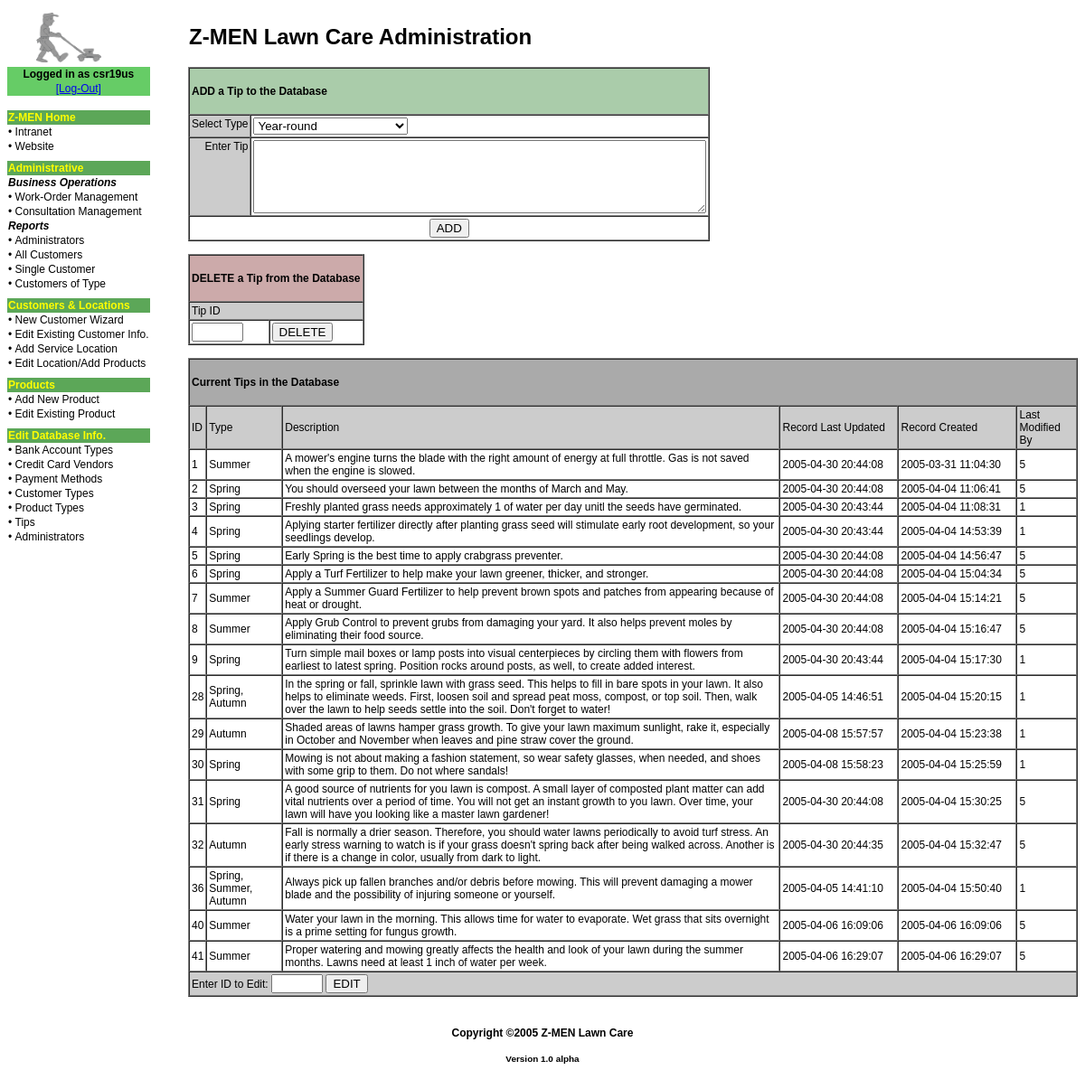
/site/adminroot/tip.php (signed in), run on the app's committed database.
### tables this page shows
CREATE TABLE `tip` (
  `tip_id` mediumint(8) UNSIGNED NOT NULL AUTO_INCREMENT,
  `ptype_id` tinyint(3) UNSIGNED DEFAULT NULL,
  `tip_text` text,
  `tip_lastupd` timestamp NOT NULL DEFAULT CURRENT_TIMESTAMP ON UPDATE CURRENT_TIMESTAMP,
  `tip_created` datetime DEFAULT NULL,
  `tip_last_mod_by` varchar(16) DEFAULT NULL,
  PRIMARY KEY (`tip_id`),
  KEY `tip_ptype_id` TYPE BTREE (`ptype_id`),
  CONSTRAINT `ptype` FOREIGN KEY (`ptype_id`) REFERENCES `prod_type` (`ptype_id`) ON DELETE
  SET
    NULL ON UPDATE CASCADE
);

CREATE TABLE `prod_type` (
  `ptype_id` tinyint(3) UNSIGNED NOT NULL AUTO_INCREMENT,
  `ptype_type` varchar(32) DEFAULT NULL,
  `ptype_desc` varchar(128) DEFAULT NULL,
  `ptype_lastupd` timestamp NOT NULL DEFAULT CURRENT_TIMESTAMP ON UPDATE CURRENT_TIMESTAMP,
  `ptype_created` datetime DEFAULT NULL,
  PRIMARY KEY (`ptype_id`)
);

### site/adminroot/php/fns_database.php (called while the page is built, shortened)
<?php
function dbconnect_newmethod() {
	$db = mysqli_connect('localhost','zmen_webuser','password','zmendev');
	return $db;
}
?>

### site/adminroot/php/tip_view.php (the view, shortened to what this page needs)
<?php
require_once 'fns_database.php';
$result = dbconnect_newmethod()->query('SELECT *
  FROM tip
  LEFT JOIN prod_type ON tip.ptype_id = prod_type.ptype_id
  WHERE prod_type.ptype_id IS NULL
    OR prod_type.ptype_id = tip.ptype_id
	ORDER BY tip.tip_id ASC');
$num_results = $result->num_rows;
echo '
	<table border="1" cellpadding="2" cellspacing="0">
		<tr bgcolor="#aaaaaa">
			<td colspan="6"><h4>Current Tips in the Database</h4></td>
		</tr>
		<tr bgcolor="#cccccc">
			<td>ID</td>
			<td align="left">Type</td>
			<td>Description</td>
			<td width="125">Record Last Updated</td>
			<td width="125">Record Created</td>
			<td>Last Modified By</td>
		</tr>';
for ($i=0; $i<$num_results; $i++) {
	$row = $result->fetch_assoc();
	echo '<tr>';
	echo '<td>'.$row['tip_id'].'</td>';
	echo '<td align="left">'.$row['ptype_type'].'</td>';
	echo '<td>'.$row['tip_text'].'</td>';
	echo '<td width="125">'.$row['tip_lastupd'].'</td>';
	echo '<td width="125">'.$row['tip_created'].'</td>';
	echo '<td>'.$row['tip_last_mod_by'].'</td>';
	echo '</tr>';
}
echo '
	<tr bgcolor="#cccccc">
		<form action="php/tip_edit_form.php" method="post">
		<td colspan="6" align="left">
			Enter ID to Edit:
			<input type="text" name="tip_id_toedit" maxlength="3" size="4" />
			<input type="submit" value="EDIT" />
		</td>
		</form>
	</tr>';
echo '</table>';
?>

### site/adminroot/css/admin.css (style rules this page uses)
body { font-family: Arial, Helvetica, sans-serif; font-size:12px; }

### data on the page
tip: tip_id "1", ptype.ptype_type "Summer", tip_text "A mower's engine turns the blade with the right amount of energy at full throttle. Gas is not saved when the engine is slowed.", tip_lastupd "2005-04-30 20:44:08", tip_created "2005-03-31 11:04:30", tip_last_mod_by "5"
tip: tip_id "2", ptype.ptype_type "Spring", tip_text "You should overseed your lawn between the months of March and May.", tip_lastupd "2005-04-30 20:44:08", tip_created "2005-04-04 11:06:41", tip_last_mod_by "5"
tip: tip_id "3", ptype.ptype_type "Spring", tip_text "Freshly planted grass needs approximately 1 of water per day unitl the seeds have germinated.", tip_lastupd "2005-04-30 20:43:44", tip_created "2005-04-04 11:08:31", tip_last_mod_by "1"
tip: tip_id "4", ptype.ptype_type "Spring", tip_text "Aplying starter fertilizer directly after planting grass seed will stimulate early root development, so your seedlings develop.", tip_lastupd "2005-04-30 20:43:44", tip_created "2005-04-04 14:53:39", tip_last_mod_by "1"
tip: tip_id "5", ptype.ptype_type "Spring", tip_text "Early Spring is the best time to apply crabgrass preventer.", tip_lastupd "2005-04-30 20:44:08", tip_created "2005-04-04 14:56:47", tip_last_mod_by "5"
tip: tip_id "6", ptype.ptype_type "Spring", tip_text "Apply a Turf Fertilizer to help make your lawn greener, thicker, and stronger.", tip_lastupd "2005-04-30 20:44:08", tip_created "2005-04-04 15:04:34", tip_last_mod_by "5"
tip: tip_id "7", ptype.ptype_type "Summer", tip_text "Apply a Summer Guard Fertilizer to help prevent brown spots and patches from appearing because of heat or drought.", tip_lastupd "2005-04-30 20:44:08", tip_created "2005-04-04 15:14:21", tip_last_mod_by "5"
tip: tip_id "8", ptype.ptype_type "Summer", tip_text "Apply Grub Control to prevent grubs from damaging your yard. It also helps prevent moles by eliminating their food source.", tip_lastupd "2005-04-30 20:44:08", tip_created "2005-04-04 15:16:47", tip_last_mod_by "5"
tip: tip_id "9", ptype.ptype_type "Spring", tip_text "Turn simple mail boxes or lamp posts into visual centerpieces by circling them with flowers from earliest to latest spring. Position rocks around posts, as well, to create added interest.", tip_lastupd "2005-04-30 20:43:44", tip_created "2005-04-04 15:17:30", tip_last_mod_by "1"
tip: tip_id "28", ptype.ptype_type "Spring, Autumn", tip_text "In the spring or fall, sprinkle lawn with grass seed. This helps to fill in bare spots in your lawn. It also helps to eliminate weeds. First, loosen soil and spread peat moss, compost, or top soil. Then, walk over the lawn to help seeds settle into the soil. Don't forget to water!", tip_lastupd "2005-04-05 14:46:51", tip_created "2005-04-04 15:20:15", tip_last_mod_by "1"
tip: tip_id "29", ptype.ptype_type "Autumn", tip_text "Shaded areas of lawns hamper grass growth. To give your lawn maximum sunlight, rake it, especially in October and November when leaves and pine straw cover the ground.", tip_lastupd "2005-04-08 15:57:57", tip_created "2005-04-04 15:23:38", tip_last_mod_by "1"
tip: tip_id "30", ptype.ptype_type "Spring", tip_text "Mowing is not about making a fashion statement, so wear safety glasses, when needed, and shoes with some grip to them. Do not where sandals!", tip_lastupd "2005-04-08 15:58:23", tip_created "2005-04-04 15:25:59", tip_last_mod_by "1"
tip: tip_id "31", ptype.ptype_type "Spring", tip_text "A good source of nutrients for you lawn is compost. A small layer of composted plant matter can add vital nutrients over a period of time. You will not get an instant growth to you lawn. Over time, your lawn will have you looking like a master lawn gardener!", tip_lastupd "2005-04-30 20:44:08", tip_created "2005-04-04 15:30:25", tip_last_mod_by "5"
tip: tip_id "32", ptype.ptype_type "Autumn", tip_text "Fall is normally a drier season. Therefore, you should water lawns periodically to avoid turf stress. An early stress warning to watch is if your grass doesn't spring back after being walked across. Another is if there is a change in color, usually from dark to light.", tip_lastupd "2005-04-30 20:44:35", tip_created "2005-04-04 15:32:47", tip_last_mod_by "5"
tip: tip_id "36", ptype.ptype_type "Spring, Summer, Autumn", tip_text "Always pick up fallen branches and/or debris before mowing. This will prevent damaging a mower blade and the possibility of injuring someone or yourself.", tip_lastupd "2005-04-05 14:41:10", tip_created "2005-04-04 15:50:40", tip_last_mod_by "1"
tip: tip_id "40", ptype.ptype_type "Summer", tip_text "Water your lawn in the morning. This allows time for water to evaporate. Wet grass that sits overnight is a prime setting for fungus growth.", tip_lastupd "2005-04-06 16:09:06", tip_created "2005-04-06 16:09:06", tip_last_mod_by "5"
tip: tip_id "41", ptype.ptype_type "Summer", tip_text "Proper watering and mowing greatly affects the health and look of your lawn during the summer months. Lawns need at least 1 inch of water per week.", tip_lastupd "2005-04-06 16:29:07", tip_created "2005-04-06 16:29:07", tip_last_mod_by "5"

### other printed values
$_SESSION['admin_user'] "csr19us"
form field ptype_id "Year-round"
